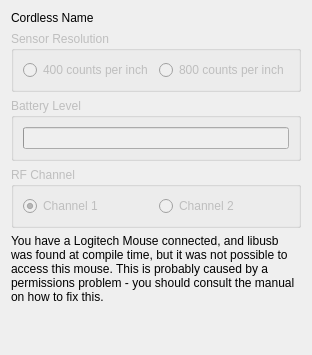
<ui version="4.0" >
 <class>LogitechMouseBase</class>
 <widget class="QWidget" name="LogitechMouseBase" >
  <layout class="QVBoxLayout" >
   <item>
    <widget class="QLabel" name="cordlessNameLabel" >
     <property name="text" >
      <string>Cordless Name</string>
     </property>
     <property name="wordWrap" >
      <bool>false</bool>
     </property>
    </widget>
   </item>
   <item>
    <widget class="QGroupBox" name="resolutionSelector" >
     <property name="enabled" >
      <bool>false</bool>
     </property>
     <property name="title" >
      <string>Sensor Resolution</string>
     </property>
     <layout class="QHBoxLayout" >
      <item>
       <widget class="QRadioButton" name="button400cpi" >
        <property name="text" >
         <string>400 counts per inch</string>
        </property>
        <property name="buttonGroupId" stdset="0" >
         <number>1</number>
        </property>
       </widget>
      </item>
      <item>
       <widget class="QRadioButton" name="button800cpi" >
        <property name="text" >
         <string>800 counts per inch</string>
        </property>
        <property name="buttonGroupId" stdset="0" >
         <number>1</number>
        </property>
       </widget>
      </item>
     </layout>
    </widget>
   </item>
   <item>
    <widget class="QGroupBox" name="batteryBox" >
     <property name="enabled" >
      <bool>false</bool>
     </property>
     <property name="title" >
      <string>Battery Level</string>
     </property>
     <layout class="QHBoxLayout" >
      <item>
       <widget class="QProgressBar" name="batteryBar" >
        <property name="maximum" >
         <number>7</number>
        </property>
       </widget>
      </item>
     </layout>
    </widget>
   </item>
   <item>
    <widget class="QGroupBox" name="channelSelector" >
     <property name="enabled" >
      <bool>false</bool>
     </property>
     <property name="title" >
      <string>RF Channel</string>
     </property>
     <layout class="QHBoxLayout" >
      <item>
       <widget class="QRadioButton" name="channel1" >
        <property name="text" >
         <string>Channel 1</string>
        </property>
        <property name="checked" >
         <bool>true</bool>
        </property>
        <property name="buttonGroupId" stdset="0" >
         <number>3</number>
        </property>
       </widget>
      </item>
      <item>
       <widget class="QRadioButton" name="channel2" >
        <property name="enabled" >
         <bool>false</bool>
        </property>
        <property name="text" >
         <string>Channel 2</string>
        </property>
        <property name="buttonGroupId" stdset="0" >
         <number>3</number>
        </property>
       </widget>
      </item>
     </layout>
    </widget>
   </item>
   <item>
    <widget class="QLabel" name="permissionProblemText" >
     <property name="text" >
      <string>You have a Logitech Mouse connected, and libusb was found at compile time, but it was not possible to access this mouse. This is probably caused by a permissions problem - you should consult the manual on how to fix this.</string>
     </property>
     <property name="alignment" >
      <set>Qt::AlignVCenter</set>
     </property>
     <property name="wordWrap" >
      <bool>true</bool>
     </property>
    </widget>
   </item>
   <item>
    <spacer>
     <property name="orientation" >
      <enum>Qt::Vertical</enum>
     </property>
     <property name="sizeHint" >
      <size>
       <width>20</width>
       <height>40</height>
      </size>
     </property>
    </spacer>
   </item>
  </layout>
 </widget>
 <connections/>
</ui>
